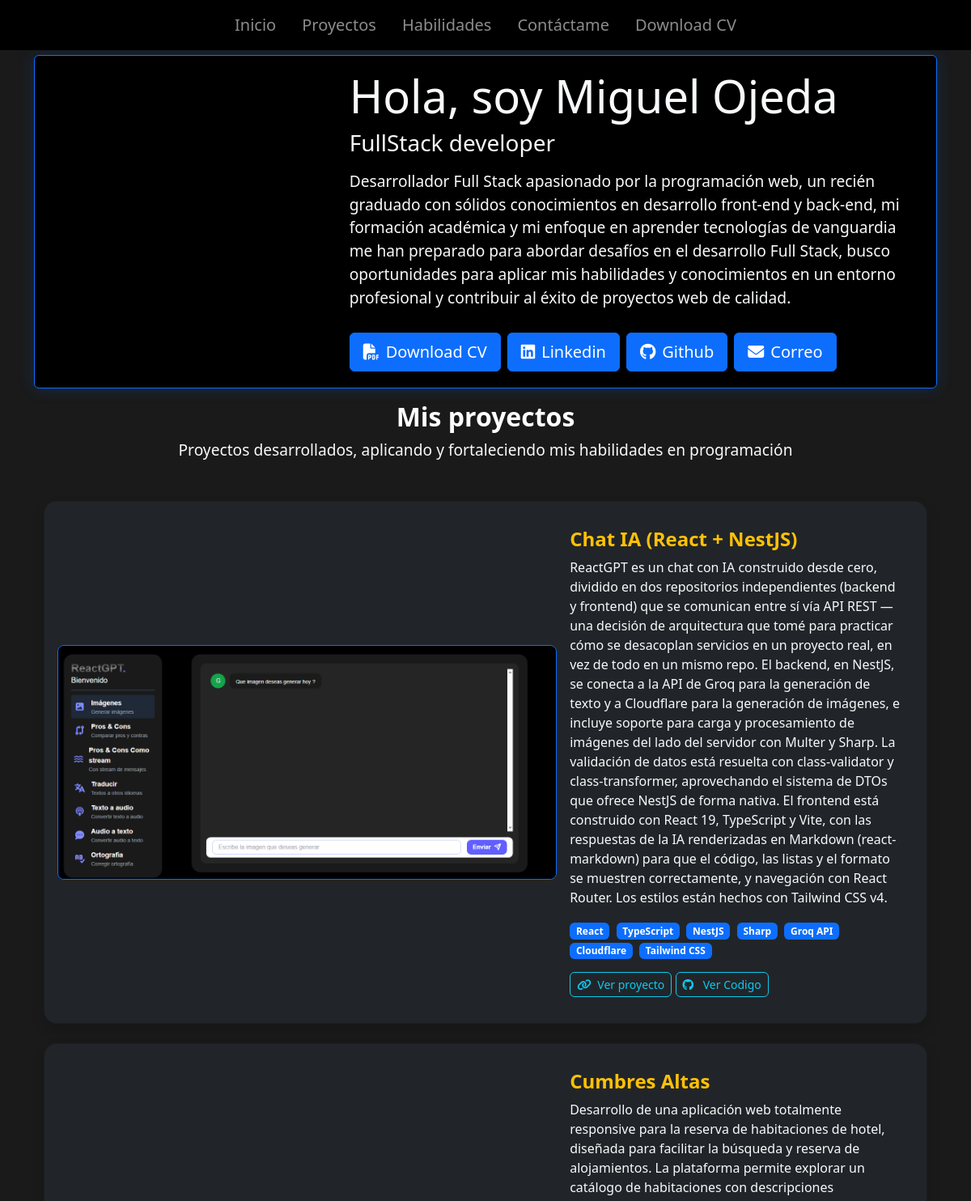
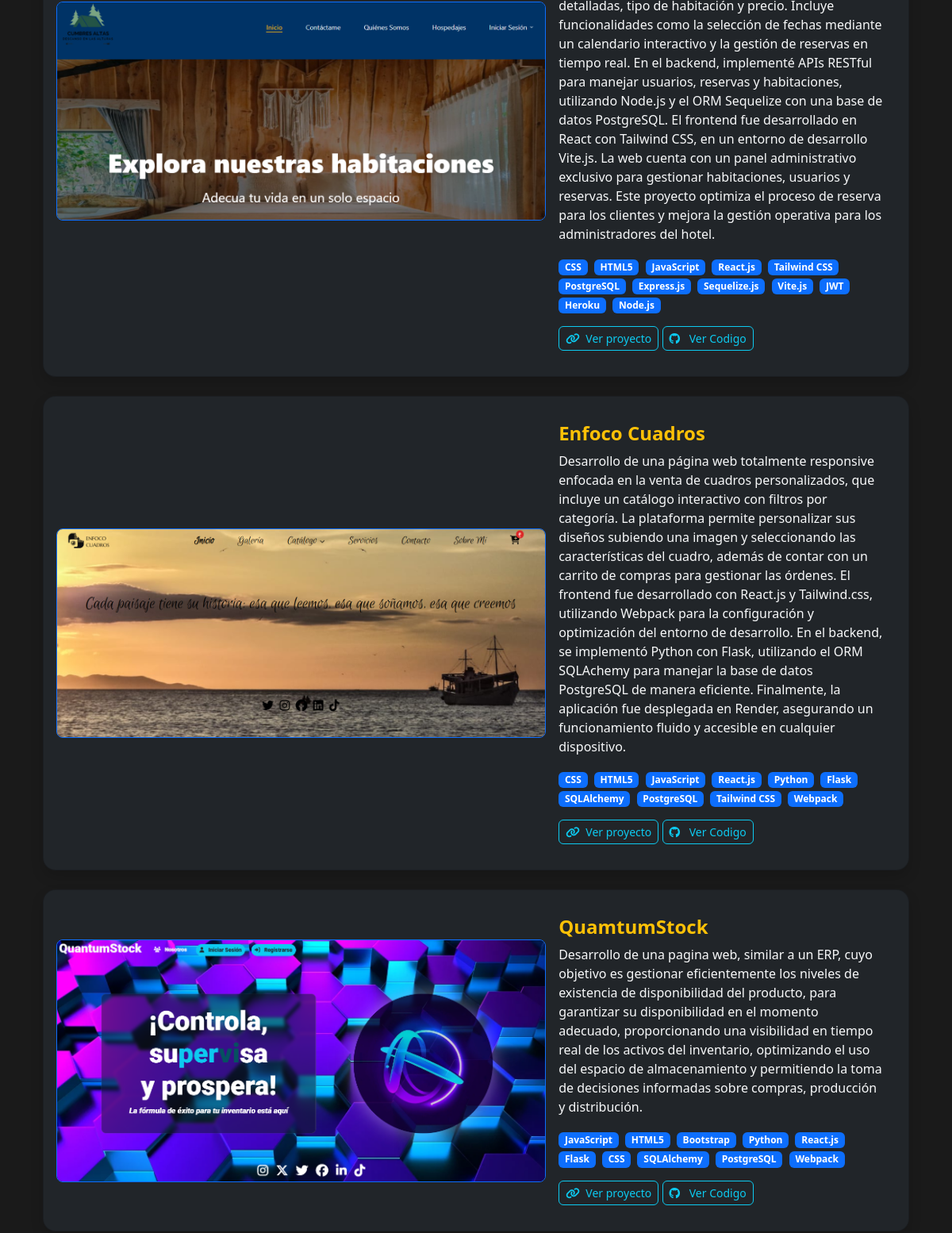
The app's page / (upper part), older data (2 pictures, top to bottom).
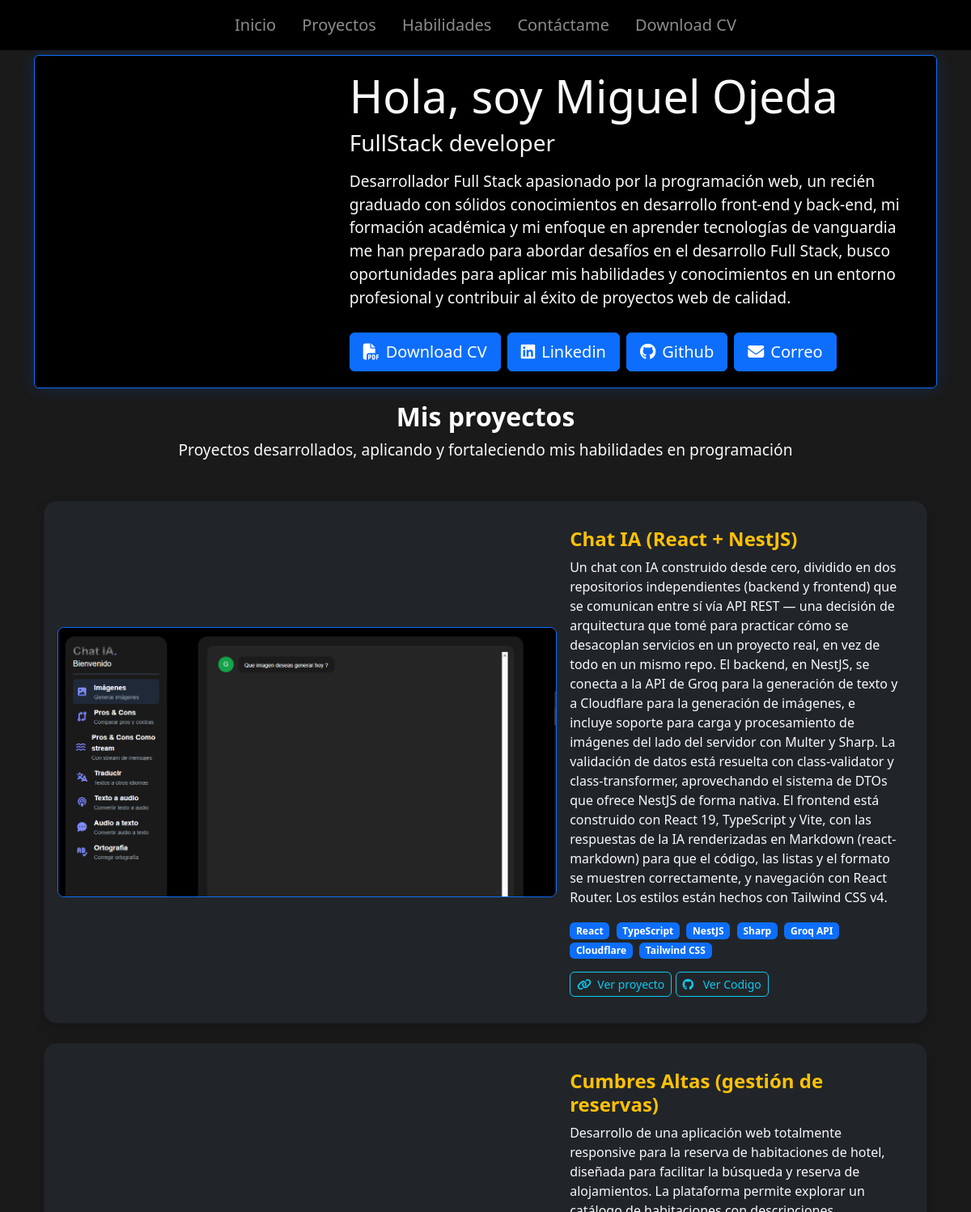
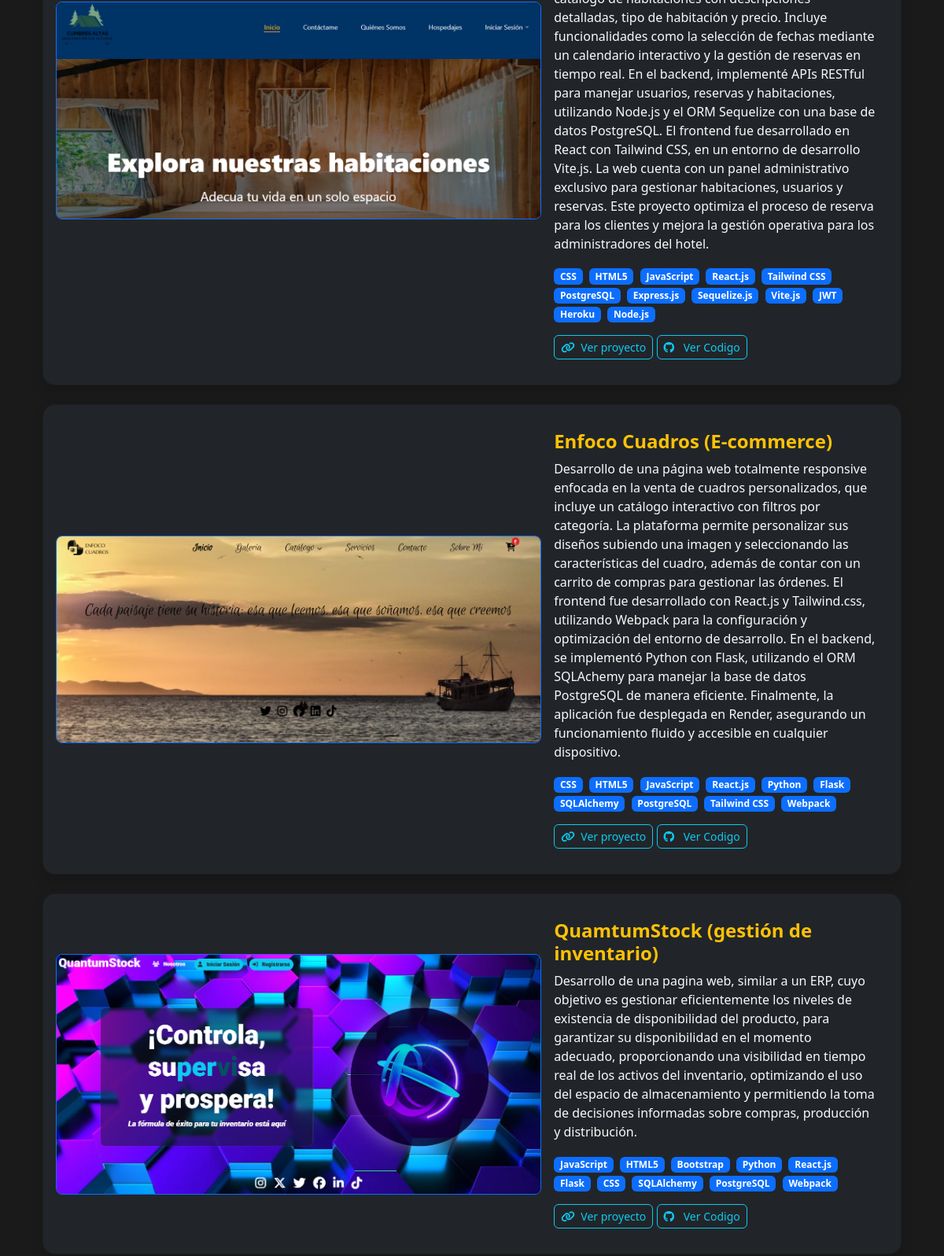
The same page, newer data (2 pictures, top to bottom).
### portfolio/models.py (models this page shows)
class Project(models.Model):
    title = CharField(max_length=100)
    description =TextField()  #
    image = ImageField(upload_to='portfolio/images/')
    url = URLField(blank=True)
    url2 = URLField(blank=True)
    technologies = CharField(max_length=255, blank=True)

### portfolio/views.py (the view)
# urls.py: 2. Add a URL to urlpatterns:  path('', views.home, name='home')
def home(request):
    projects = Project.objects.all().order_by("title")
    return render(request, 'home.html', {'projects':projects})

### portfolio/templatetags/custom_filters.py (called while the page is built)
@register.filter
def split_technologies(value, delimiter=','):
    return [v.strip() for v in value.split(delimiter)]

### portfolio/templates/home.html (shortened to what this page needs)
{% extends 'layout.html' %}
{% block content %}
{% load custom_filters %}
{% load static %}
<header class="hero-card row bg-black rounded-2 p-3">
    <div class="col-md-4 d-flex justify-content-center align-items-center  mb-4 mb-md-0">
    </div>
    <div class="col-md-8 my-auto text-center text-md-start">
        <h1 class="display-4 display-md-3"><strong>Hola, soy Miguel Ojeda</strong></h1>
        <h3 class="">FullStack developer</h3>
        <div class="d-flex flex-wrap justify-content-center justify-content-md-start gap-2 mt-3">
            <p class="letra">Desarrollador Full Stack apasionado por la programación web, un recién graduado con sólidos
                conocimientos en desarrollo front-end y back-end, mi formación académica y mi enfoque en aprender
                tecnologías de vanguardia me han preparado para abordar desafíos en el desarrollo Full Stack, busco
                oportunidades para aplicar mis habilidades y conocimientos en un entorno profesional y contribuir al
                éxito
                de proyectos web de calidad.</p>
            <a href="{% static 'portfolio/cv2Ingles.pdf' %}" class="btn btn-primary btn-lg rounded-2 my-1" target="_blank"><i
                    class="fas fa-file-pdf me-2"></i>Download CV </a>
            <a href="https://www.linkedin.com/in/miguel-ojeda-/" class="btn btn-primary btn-lg rounded-2 my-1"
                target="_blank"><i class="fab fa-linkedin me-2"></i>Linkedin </a>
            <a href="https://github.com/Alejandro959521" class="btn btn-primary btn-lg rounded-2 my-1" target="_blank">
                <i class="fab fa-github me-2"></i>Github </a>
            <a href="javascript:void(0)" class="btn btn-primary btn-lg rounded-2 my-1" onclick="copiarCorreo()"><i
                    class="fas fa-envelope me-2"></i>Correo </a>
        </div>
    </div>
</header>
<section id="proyectos" class="py-2">
    <div class="my-2 text-center">
        <h2 class="text-white fw-bold">Mis proyectos</h2>
        <p class="letra text-light">Proyectos desarrollados, aplicando y fortaleciendo mis habilidades en programación
        </p>
        <div class="row g-4 mt-4 justify-content-around ">
            {% for project in projects %}
            <div class="">
                <div class="card bg-dark text-light rounded-4 shadow p-3 h-100">
                    <div class="row g-0 align-items-center">
                        <div class="col-md-7">
                            <img src="{{ project.image.url }}" class="img-fluid rounded-3 border border-primary"
                                alt="{{ project.title }}">
                        </div>
                        <div class="col-md-5">
                            <div class="card-body text-start">
                                <h4 class="text-warning fw-bold">{{ project.title }}</h4>
                                <p>{{ project.description }}</p>
                                {% for tech in project.technologies|split_technologies %}
                                <span class="badge bg-primary me-1">{{ tech }}</span>
                                {% endfor %}
                                {% if project.url %}
                                <div class="mt-3">
                                    <a href="{{ project.url }}" target="_blank"
                                        class="btn btn-outline-info btn-sm rounded-2">
                                        <i class="fas fa-link me-1"></i> Ver proyecto
                                    </a>
                                    <a href="{{ project.url2 }}" target="_blank"
                                        class="btn btn-outline-info btn-sm rounded-2">
                                        <i class="fab fa-github me-2"></i> Ver Codigo
                                    </a>
                                </div>
                                {% endif %}
                            </div>
                        </div>
                    </div>
                </div>
            </div>
            {% endfor %}
        </div>
    </div>
</section>
{% endblock %}

Row changes from the older to the newer data that the page shows:
changed Project "Chat IA (React + NestJS)": image: a different picture; description "ReactGPT es un chat con IA construido…" → "Un chat con IA construido…"
changed Project: title "Cumbres Altas" → "Cumbres Altas (gestión de reservas)"
changed Project: title "Enfoco Cuadros" → "Enfoco Cuadros (E-commerce)"
changed Project: title "QuamtumStock" → "QuamtumStock (gestión de inventario)"
